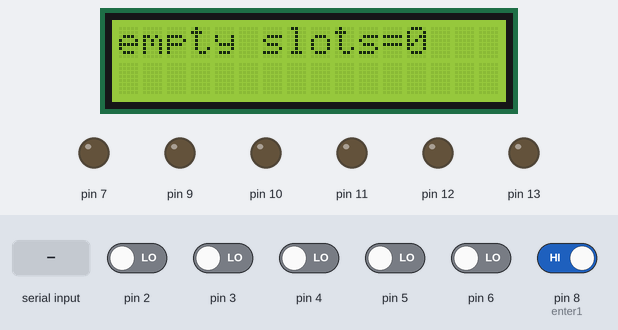
A sketch run on a simulated Arduino Uno, built with avr-gcc and run on an emulated ATmega328P. On the bench: 16×2 character LCD, output pins drawn as LEDs (lit = HIGH). Inputs (shaded band) come from the test bench; at power-on: pin 8 (enter1) HIGH, pin 2–6 LOW.

Above: at 1.6 s.
1.7 s: pin 2 driven HIGH
At 4.0 s:
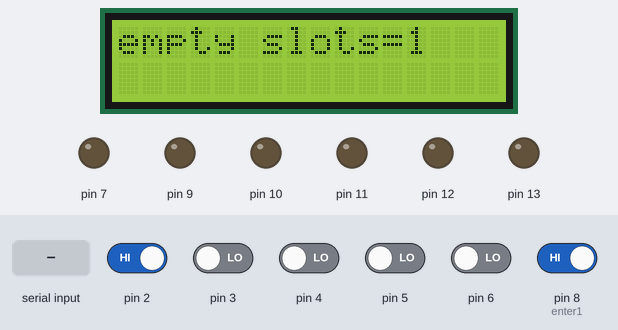
4.5 s: pin 8 (enter1) driven LOW
At 6.5 s:
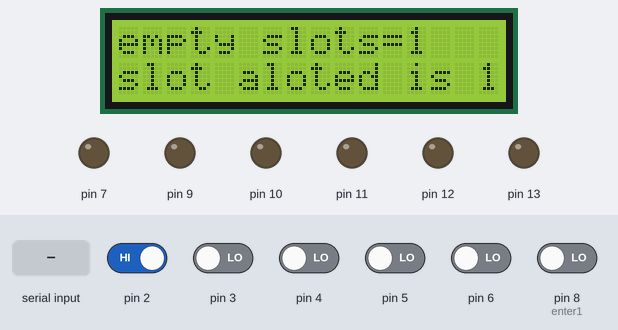
8.7 s: pin 8 (enter1) driven HIGH
10.5 s: "1" received over the second serial link
At 13.4 s:
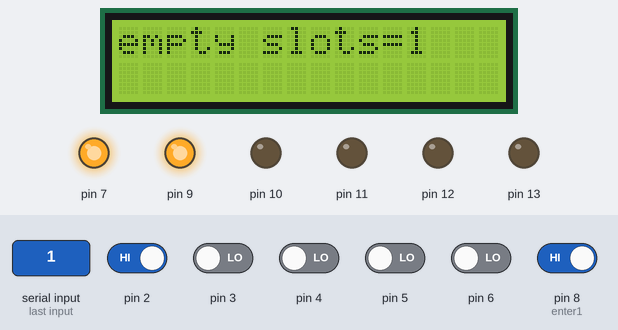
14.5 s: pin 2 driven LOW
At 16.2 s:
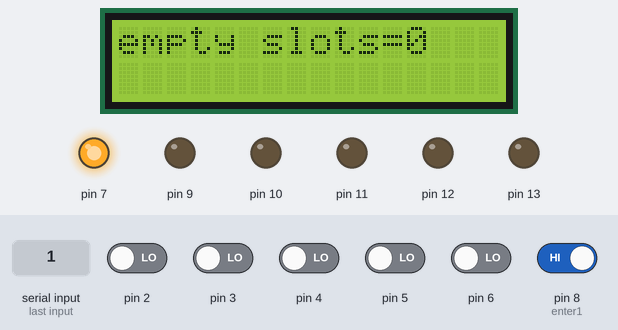
16.5 s: pin 3 driven HIGH
At 18.7 s:
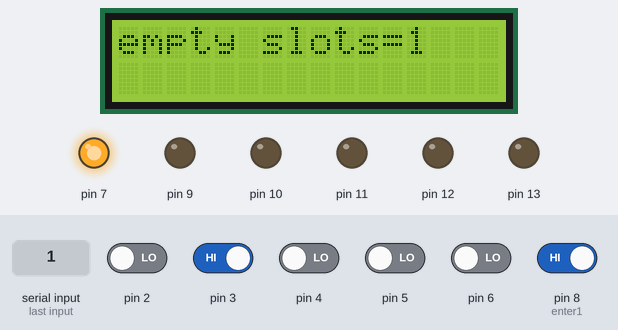
Timing chart, 0 to 20.2 s (numbered marks = the images above; inputs shaded):
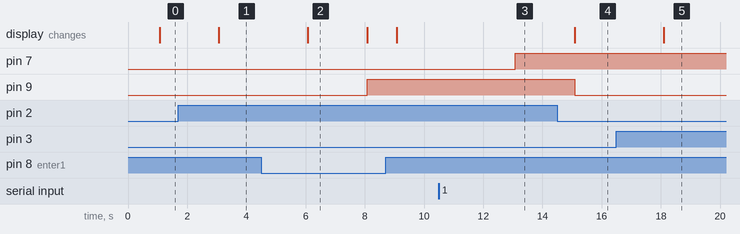

Measured:
- after the input at 1.7 s, the display: changes after 1.4 s (image 1)
- after the input at 4.5 s, pin 9: LOW → HIGH after 3.6 s; the display: changes after 1.6 s (image 2)
- after the input at 10.5 s, pin 7: LOW → HIGH after 2.6 s
- after the input at 14.5 s, pin 9: HIGH → LOW after 0.59 s
- after the input at 16.5 s, the display: changes after 1.6 s (image 5)
- what the display in image 2 shows lasts 2.0 s, from 6.1 s to 8.1 s

The sketch:

book_slot.ino
```cpp
#include<LiquidCrystal.h>
#include <SoftwareSerial.h>
SoftwareSerial sc(0,1);
LiquidCrystal lcd(A5,A4,A0,A1,A2,A3);

const int slots=5;
const int enter1=8;
int bk[slots];
int inbook(int x)
{
  int i;
  for(i=0;i<slots;i++)
  {
    if(bk[i]==x)
     return 0;
  }
  return 1;

}
int stor()
{
  int i;
  for(i=0;i<slots;i++)
  {
    if(bk[i]==-1)
     return i;
  }
  return -1;
}
int bookcount()
{
  int i,j=0;
  for(i=0;i<slots;i++)
   if(bk[i]!=-1)
     j++;

     return j;

}
int come(int x)
{
  int i;
  for(i=0;i<slots;i++)
  {
    if(bk[i]==x)
     bk[i]=-1;
  }
}
void setup()
{

  sc.begin(9600);
  lcd.begin(16,2);
  int i;


pinMode(7,OUTPUT);
 pinMode(enter1,INPUT);
 for(i=2;i<slots+2;i++)
  {
pinMode(i,INPUT);
}
for(i=9;i<slots+9;i++)
{
  pinMode(i,OUTPUT);
}


//Serial.begin(9600);
 for(i=0;i<slots;i++)
  {
    if(bk[i]=-1)
     return i;
  }

}
void loop() {

    int s[slots],k=0,i,j;
    int slot_alot,prealot=-1;
    int book=0,bb=0,x;

    while(1)
    {
      k=0;
  for(i=2;i<slots+2;i++)
  {
  s[i-2]=digitalRead(i);
  if(s[i-2]!=0)
  {
    k++;
  }
  else
  {
       digitalWrite(i+7,LOW);
       come(i-2);

  }
}
if(sc.available()>0)
{
 book=sc.read();
 delay(2000);
 if(book==0)
 {
  digitalWrite(7,LOW);

 sc.write(k-bookcount());

// Serial.println("data sent");
 //Serial.println(k);
 delay(5000);
}
else
{
     for(j=0;j<slots;j++)
     {
      if(s[j]!=0)
       {
        x=inbook(j);
        if(x==1)
        {
          digitalWrite(7,HIGH);
          delay(1000);
        bk[stor()]=j;
        sc.write(j);
        }


       }
     }


}
}

    delay(1000);
    lcd.setCursor(0,0);
     // Serial.print("empty slots=");
      lcd.print("empty slots=");
 //Serial.println(k);
 lcd.print(k-bookcount());
int enter=digitalRead(8);
int j1;
int alot_count=0;

 if(enter==0)
   {

    for(j=0;j<slots;j++)
      {
      delay(1000);

      if(s[j]!=0)
       {

        if(prealot==j)
        {

          for(j=j+1;j<slots;j++)
          {
            if(s[j]!=0)
             {
               prealot=j;
               slot_alot=j;
              break;
             }
          }


        }

        else
        {

          slot_alot=j;
       prealot=j;

        }

      lcd.setCursor(0,1);
       //Serial.print("slot aloted is ");
       lcd.print("slot aloted is ");
       //Serial.println(slot_alot+1);
       lcd.print(slot_alot+1);
       delay(2000);
       digitalWrite(slot_alot+9,HIGH);
      break;
       }
    }
    lcd.clear();

   }
    }
   }
```
